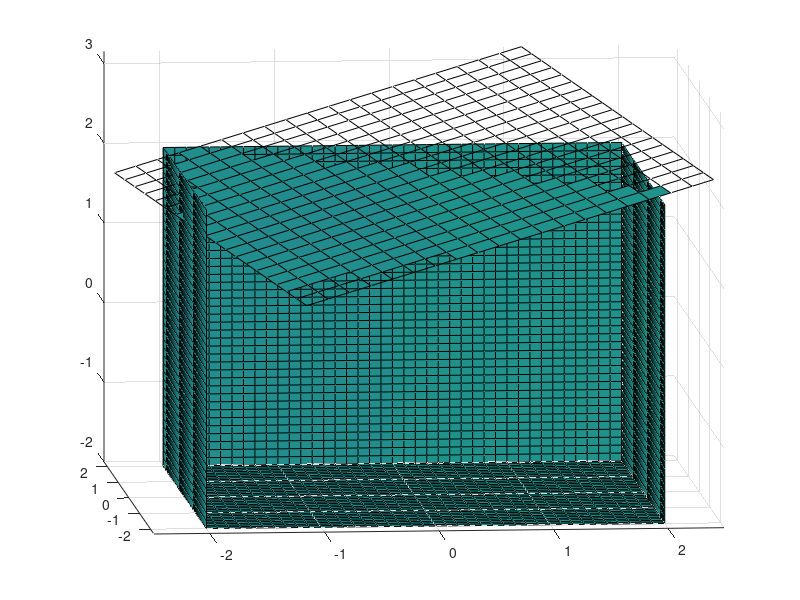

This chart was generated by the following MATLAB code:
% [绘图]立体透视
[x,y,z]=meshgrid(-2:0.1:2,...
    -2:0.1:2,...
    -2:0.1:2);
v=x.*exp(-x.^2-y.^2-z.^2);
grid on
for i=-2:0.5:2
    h1=surf(linspace(-2,2,20),...
        linspace(-2,2,20),...
        zeros(20)+i);
    rotate(h1,[1 -1 1],30)
    dx=get(h1,'xdata');
    dy=get(h1,'ydata');
    dz=get(h1,'zdata');
    delete(h1)
    slice(x,y,z,v,[-2 2],2,-2)
    hold on
    slice(x,y,z,v,dx,dy,dz)
    hold off
    axis tight
    view(-5,10)
    drawnow
end